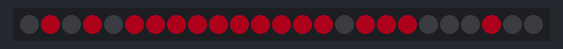
The program below on a simulated ESP32 board running MicroPython. Shown: 25 RGB LEDs in strip order, left to right. Dim RGB values are drawn brighter than linear.

Above: at 0.1 s.
At 3.98 s:
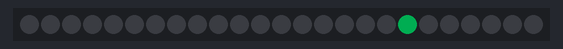
At 7.9 s:
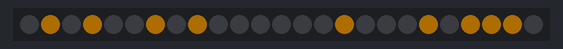

The program:

example_1.py
```python
# MicroPython script for ESP32 that maps a 5x5 WS2812B matrix, applies brightness scaling, draws heart and smile bitmaps, and runs a bouncing-pixel animation.
#
# Buy this module: https://shillehtek.com/products/ws2812b-5x5-rgb-led-matrix-arduino-esp32
# Full manual: https://shillehtek.com/blogs/shillehtek-product-manuals/ws2812b-5x5-rgb-led-matrix-arduino-esp32-manual
# More examples: https://github.com/shillehbean/shillehtek-examples
#

# WS2812B 5x5 Matrix - ESP32 MicroPython Example
# DIN->GPIO 13 via 330 ohm, VCC->VIN(5V), GND->GND

from machine import Pin
import neopixel, time

W = H = 5
SERPENTINE = False
px = neopixel.NeoPixel(Pin(13), W * H)
BRIGHT = 0.2

def xy(x, y):
    if SERPENTINE and y % 2 == 1:
        return y * W + (W - 1 - x)
    return y * W + x

def scale(c):
    return tuple(int(v * BRIGHT) for v in c)

HEART = [0b01010, 0b11111, 0b11111, 0b01110, 0b00100]
SMILE = [0b01010, 0b01010, 0b00000, 0b10001, 0b01110]

def draw(bitmap, color):
    px.fill((0, 0, 0))
    for y in range(H):
        for x in range(W):
            if bitmap[y] & (1 << (W - 1 - x)):
                px[xy(x, y)] = scale(color)
    px.write()

def bounce(loops=3):
    x, y, dx, dy = 0, 0, 1, 1
    for _ in range(loops * 20):
        px.fill((0, 0, 0))
        px[xy(x, y)] = scale((0, 255, 120))
        px.write()
        x += dx; y += dy
        if x in (0, W - 1): dx = -dx
        if y in (0, H - 1): dy = -dy
        time.sleep_ms(100)

while True:
    draw(HEART, (255, 0, 40));  time.sleep(0.6)
    draw(SMILE, (255, 160, 0)); time.sleep(0.6)
    bounce()
```

Measured:
- by itself, everything shown: repeats every 7.3 s, in 62 steps
- what the display in image 2 shows lasts 0.6 s, from 7.9 s to 8.5 s
